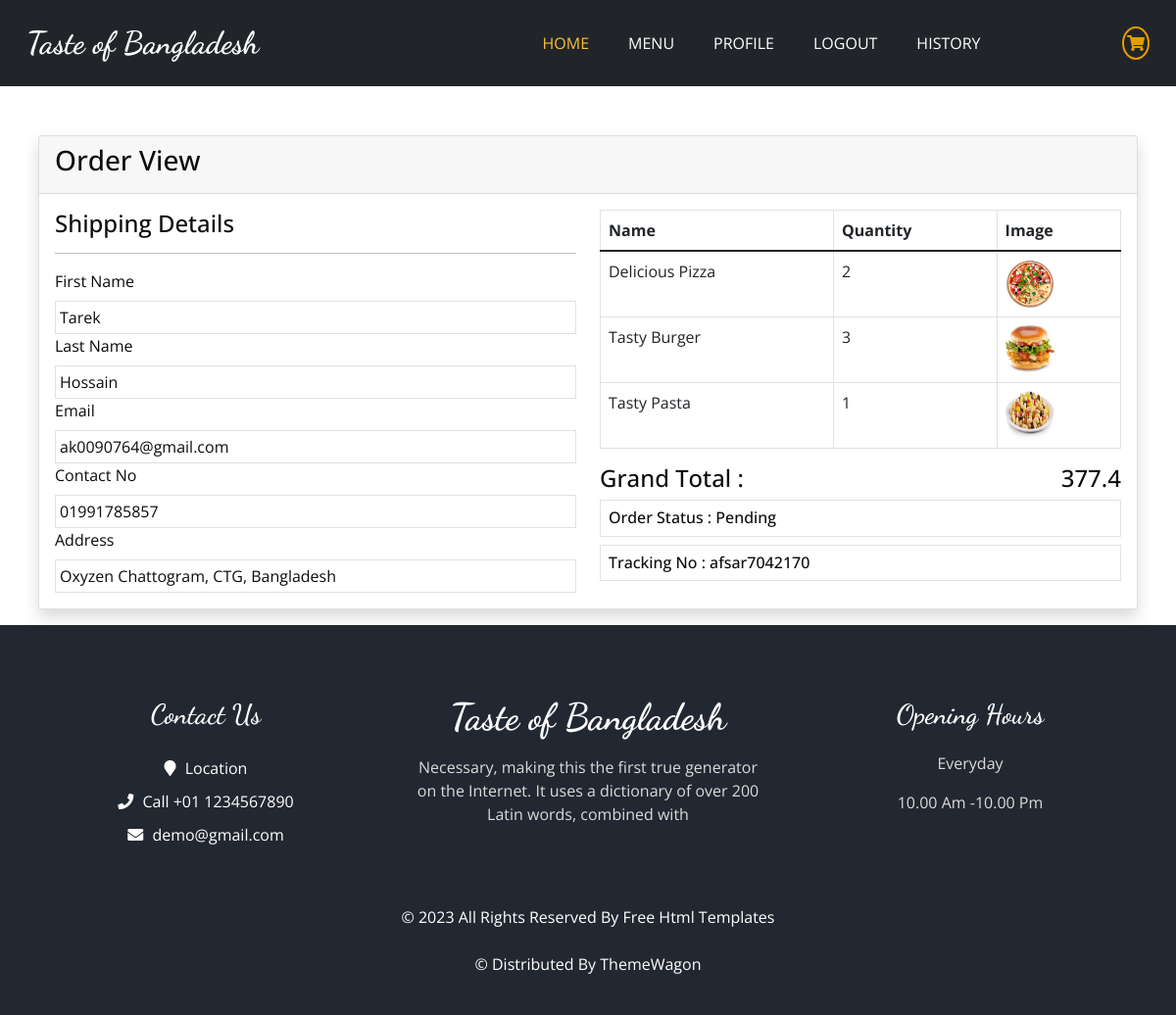
The app's page /order/order_view/afsar7042170 (signed in) with its own data.
### orders/models.py (models this page shows, shortened)
class Order(models.Model):
    user = models.ForeignKey(User, on_delete=models.CASCADE)
    fname = models.CharField(max_length=150, default='')
    lname = models.CharField(max_length=150, default='')
    email = models.CharField(max_length=150, default='')
    phone = models.CharField(max_length=150, default='')
    address = models.CharField(max_length=100, default='')
    city = models.CharField(max_length=150, default='')
    state = models.CharField(max_length=150, default='')
    country = models.CharField(max_length=150, default='')
    order_total = models.FloatField()
    payment_mode = models.CharField(max_length=150, default='')
    orderstatuses = (
        ('Pending', 'Pending'),
        ('Completed', 'Completed'),
    )
    status = models.CharField(max_length=150, choices=orderstatuses, default='Pending')
    tracking_no = models.CharField(max_length=150, null=True, default='')
    created_at = models.DateTimeField(auto_now_add = True)
    updated_at = models.DateTimeField(auto_now = True)

class OrderProduct(models.Model):
    order = models.ForeignKey(Order, on_delete=models.CASCADE)
    product = models.ForeignKey(Product, on_delete=models.CASCADE)
    quantity = models.IntegerField()
    price = models.DecimalField(max_digits=10, decimal_places=2, null=True)
    ordered = models.BooleanField(default=False)

### store/models.py (models this page shows, shortened)
class Product(models.Model):
    product_name = models.CharField(max_length = 100, unique=True)
    slug = models.SlugField(max_length=200, unique = True)
    description = models.TextField(max_length=500, blank=True)
    price = models.IntegerField()
    image = models.ImageField(upload_to='photos/food')
    stock = models.IntegerField()
    is_available = models.BooleanField(default = True)
    is_discount = models.BooleanField(default = False)
    category = models.ForeignKey(Category, on_delete=models.CASCADE)
    created_date = models.DateTimeField(auto_now_add=True)
    modified_date = models.DateTimeField(auto_now=True)

### orders/views.py (the view)
# urls.py: path('order_view/<str:t_no>', order_view, name='order_view'),
def order_view(request, t_no):
    order = Order.objects.filter(tracking_no=t_no).filter(user=request.user).first()
    orderItems = OrderProduct.objects.filter(order=order)
    context = {'order': order, 'orderItems': orderItems}
    return render(request, 'orders/order_view.html', context)

### orders/templates/orders/order_view.html (shortened to what this page needs)
{% extends 'base.html' %}
{% load static %}
{% block body %}
<div class="container" style="margin-top: 50px;">
    <div class="container my-3">
        <div class="row">
            <div class="col-md-12">
                <div class="card shadow">
                    <div class="card-header">
                        <h3>Order View</h3>
                    </div>
                    <div class="card-body">
                        <div class="row">
                            <div class="col-md-6">
                                <h4>Shipping Details</h4>
                                <hr>
                                <label class="'mt-2">First Name</label>
                                <div class="border p-1"> {{order.fname}}</div>
                                <label class="'mt-2">Last Name</label>
                                <div class="border p-1"> {{order.lname}}</div>
                                <label class="'mt-2">Email</label>
                                <div class="border p-1"> {{order.email}}</div>
                                <label class="'mt-2">Contact No</label>
                                <div class="border p-1"> {{order.phone}}</div>
                                <label class="'mt-2">Address</label>
                                <div class="border p-1">
                                    {{order.address}}
                                    {{order.city}},
                                    {{order.state}},
                                    {{order.country}}
                                </div>
                            </div>
                            <div class="col-md-6">
                                <table class="table table-bordered">
                                    <thead>
                                        <tr>
                                            <th>Name</th>
                                            <th>Quantity</th>
                                            <th>Image</th>
                                        </tr>
                                    </thead>
                                    <tbody>
                                        {% for item in orderItems %}
                                            <tr>
                                                <td>{{ item.product.product_name }}</td>
                                                <td>{{ item.quantity }}</td>
                                                <td>
                                                    <img src="{{ item.product.image.url }}" height="50px" width="50px">
                                                </td>
                                            </tr>
                                        {% endfor %}
                                    </tbody>
                                </table>
                                <h4>Grand Total : <span class="float-end">{{ order.order_total }}</h4>
                                <h6 class="border p-2"> Order Status : {{ order.status  }}</h6>
                                <h6 class="border p-2"> Tracking No : {{ order.tracking_no  }}</h6>
                            </div>
                        </div>
                    </div>
                </div>
            </div>
        </div>
    </div>
</div>
{% endblock %}

### static/css/style.css (style rules this page uses)
body { font-family: "Open Sans", sans-serif; color: #0c0c0c; background-color: #ffffff; overflow-x: hidden; }

### static/css/responsive.css (style rules this page uses)
@media (min-width: 1200px) { .container { max-width: 1170px; } }

### records on screen
Order: fname "Tarek", lname "Hossain", email "ak0090764@gmail.com", phone "01991785857", address "Oxyzen", city "Chattogram", state "CTG", country "Bangladesh", order_total "377.4", status "Pending", tracking_no "afsar7042170"
OrderProduct: product.product_name "Delicious Pizza", quantity "2", product.image (picture)
OrderProduct: product.product_name "Tasty Burger", quantity "3", product.image (picture)
OrderProduct: product.product_name "Tasty Pasta", quantity "1", product.image (picture)
